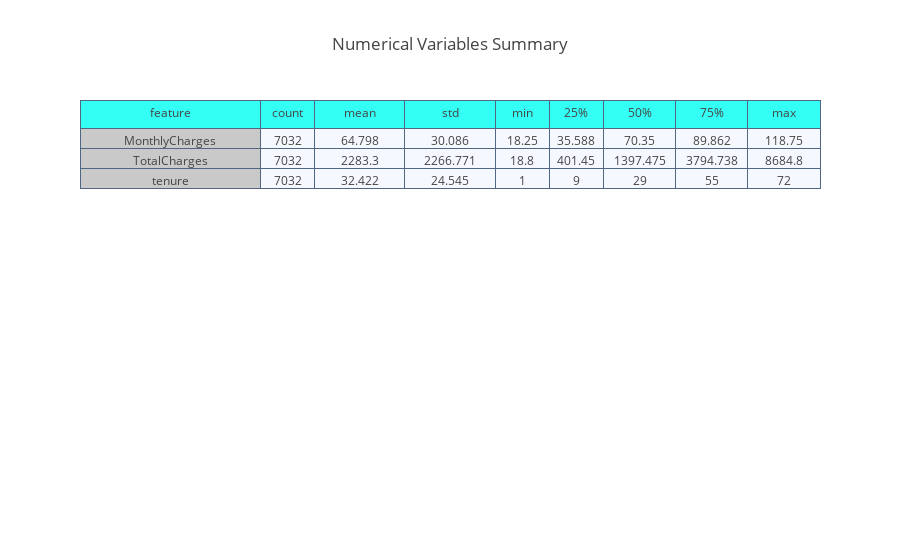

Notebook source saved alongside this figure:
### Markdown cell above
## Summary of Numerical Features

### Code cell
summary = (df_original[[i for i in num_cols]].
           describe().transpose().reset_index())

summary = summary.rename(columns = {"index" : "feature"})
summary = np.around(summary,3)

val_lst = [summary['feature'], summary['count'],
           summary['mean'],summary['std'],
           summary['min'], summary['25%'],
           summary['50%'], summary['75%'], summary['max']]

trace  = go.Table(header = dict(values = summary.columns.tolist(),
                                line = dict(color = ['#506784']),
                                fill = dict(color = ['#33FFF4']),
                               ),
                  cells  = dict(values = val_lst,
                                line = dict(color = ['#506784']),
                                fill = dict(color = ["#C9C9C9",'#F5F8FF'])
                               ),
                  columnwidth = [200,60,100,100,60,60,80,80,80])
layout = go.Layout(dict(title = "Numerical Variables Summary"))
figure = go.Figure(data=[trace],layout=layout)
py.iplot(figure)

### Figure 1 — Plotly figure (JSON) as saved in the notebook; plotly's stock layout.template omitted (floating-point values rounded to 4 significant figures)
{"data": [{"cells": {"fill": {"color": ["#C9C9C9", "#F5F8FF"]}, "line": {"color": ["#506784"]}, "values": [["MonthlyCharges", "TotalCharges", "tenure"], [7032, 7032, 7032], [64.8, 2283.0, 32.42], [30.09, 2267.0, 24.55], [18.25, 18.8, 1], [35.59, 401.4, 9], [70.35, 1397.0, 29], [89.86, 3795.0, 55], [118.8, 8685.0, 72]]}, "columnwidth": [200, 60, 100, 100, 60, 60, 80, 80, 80], "header": {"fill": {"color": ["#33FFF4"]}, "line": {"color": ["#506784"]}, "values": ["feature", "count", "mean", "std", "min", "25%", "50%", "75%", "max"]}, "type": "table", "uid": "61df3822-c613-11e8-9735-784f43858a7c"}], "layout": {"title": "Numerical Variables Summary"}}
